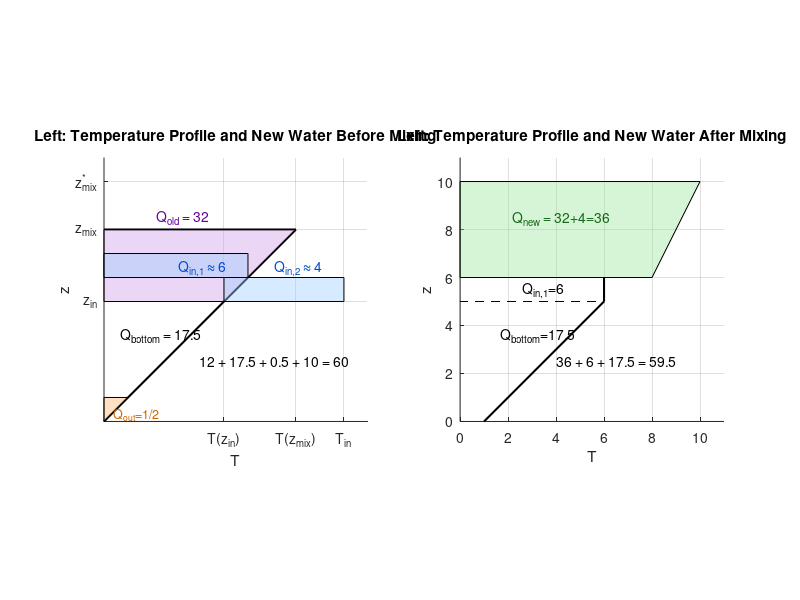

Reproduce this figure in MATLAB.
%% plot_energy_conservation_boxes.m
% Visualization of energy conservation using area arguments
% Units: temperature = 1 unit, height = 1 unit

clear; close all; clc;

figure('Color','w','Position',[100 100 1100 450]);

%% =========================================================
% LEFT: Decomposition into old energy + inlet contribution
% =========================================================
subplot(1,2,1); hold on; axis equal;
title('Left: Temperature Profile and New Water Before Mixing');
xlabel('T'); ylabel('z');

% Desired tick positions
xticks([5 8 10])
yticks([5 8 10])
% Custom tick labels
xticklabels({'T(z_{in})','T(z_{mix})','T_{in}'})
yticklabels({'z_{in}','z_{mix}','z_{mix}^*'})

% --- Geometry (from sketch) ---
z_max = 11;
T_max = 11;

% Main diagonal (black)
plot([0 8],[0 8],'k','LineWidth',1.5);
plot([0 8],[8 8],'k','LineWidth',1.5);

% Old energy block (purple) Q_old = 19.5
fill([0 5 8 0], [5 5 8 8],[0.8 0.6 0.9],'EdgeColor','k', 'FaceAlpha', 0.4);
text(2.2,8.5,'Q_{old} = 32','Color',[0.4 0 0.6],'FontSize',10);


% Middle trapezoid (gray) = 17.5
fill([0 6 6],[0 7 7],[0.85 0.85 0.85],'EdgeColor','none');
text(0.7,3.6,'Q_{bottom} = 17.5','FontSize',10);

% Bottom triangle (orange) Q_out = 1/2
fill([0 0 1],[0 1 1],[1 0.7 0.4],'EdgeColor','k', 'FaceAlpha', 0.4);
text(0.4,0.3,'Q_{out}=1/2','Color',[0.8 0.4 0],'FontSize',9);

% Inlet energy (blue hatched area) Qin_2 ≈ 4
fill([5 10 10 5],[6 6 5 5],[0.6 0.8 1],'EdgeColor','k', 'FaceAlpha', 0.4);
text(7.1,6.4,'Q_{in,2} \approx 4','Color',[0 0.3 0.8],'FontSize',10);

% Inlet energy (blue hatched area) Qin_1 ≈ 6
fill([0 6 6 0],[7 7 6 6],[0.6 0.8 1],'EdgeColor','k', 'FaceAlpha', 0.4);
text(3.1,6.4,'Q_{in,1} \approx 6','Color',[0 0.3 0.8],'FontSize',10);

% Axes & annotation
xlim([0 T_max]); ylim([0 z_max]);
text(4, 2.5,'12 + 17.5 + 0.5 + 10 = 60','FontSize',10);

grid on;

%% =========================================================
% RIGHT: Equivalent energy after extrapolated mixing
% =========================================================
subplot(1,2,2); hold on; axis equal;
title('Left: Temperature Profile and New Water After Mixing');
xlabel('T'); ylabel('z');

% Main diagonal
plot([1 6],[0 5],'k','LineWidth',1.5);

% vertical part
plot([6 6],[6 5],'k','LineWidth',1.5);

% Extrapolated energy block (green) Q_new = 36
fill([0 8 10 0], [6 6 10 10],[0.6 0.9 0.6],'EdgeColor','k', 'FaceAlpha', 0.4);
text(2.2,8.5,'Q_{new} = 32+4=36','Color',[0.1 0.4 0.1]  ,'FontSize',10);

% Middle rectangle (dashed) = 6
plot([0 6 6 0],[6 6 5 5],'k--');
text(2.6,5.5,'Q_{in,1}=6','FontSize',10);

% Lower triangle = 17.5
text(1.7,3.6,'Q_{bottom}=17.5','FontSize',10);

% Axes & annotation
xlim([0 T_max]); ylim([0 z_max]);
text(4, 2.5,'36 + 6 + 17.5 = 59.5','FontSize',10);

grid on;
